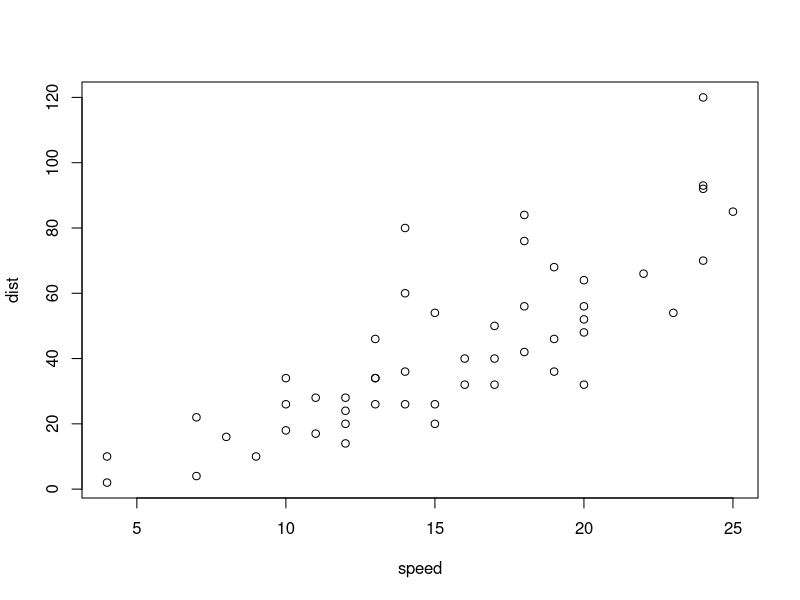
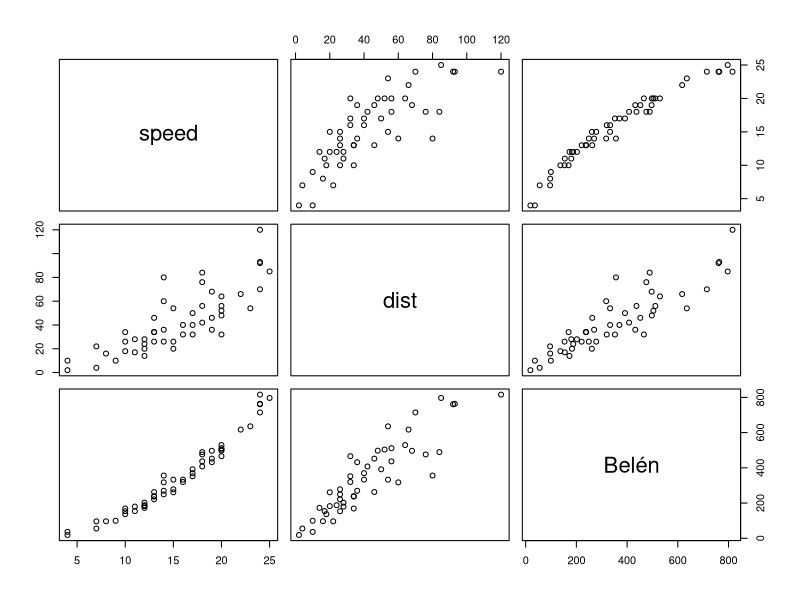
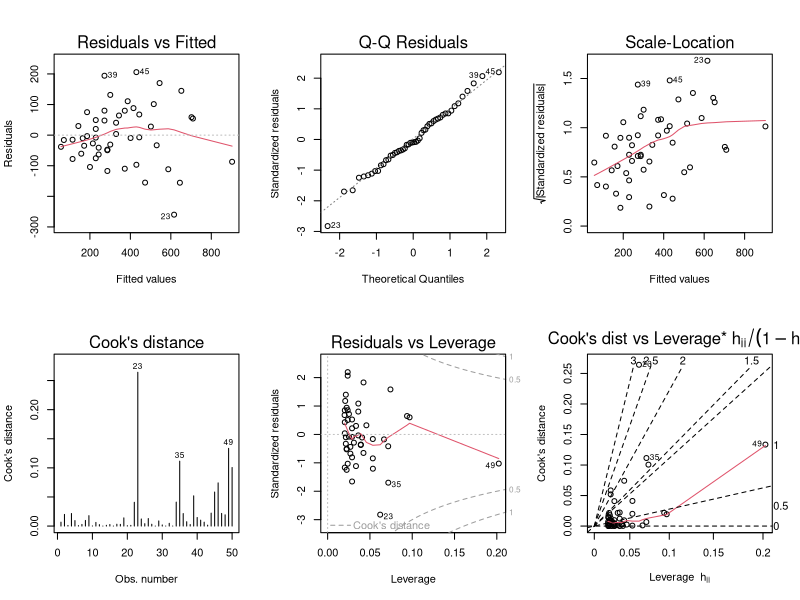
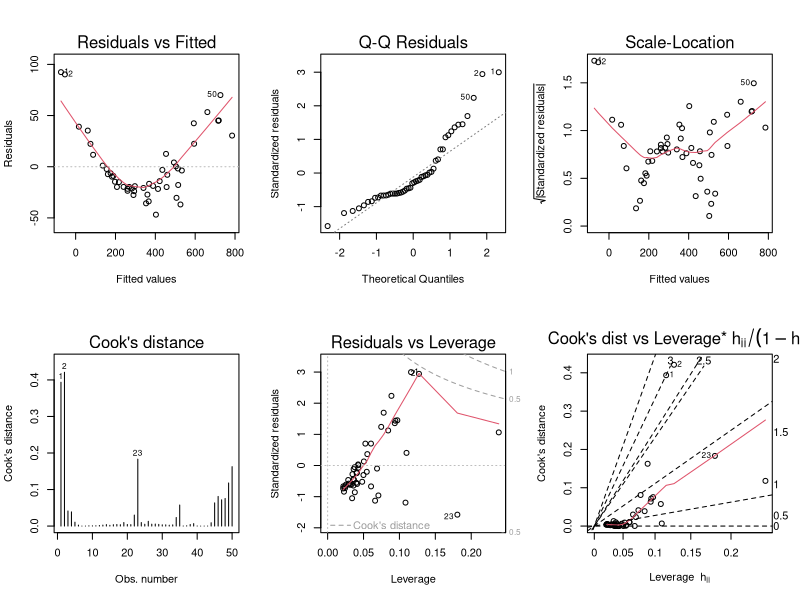
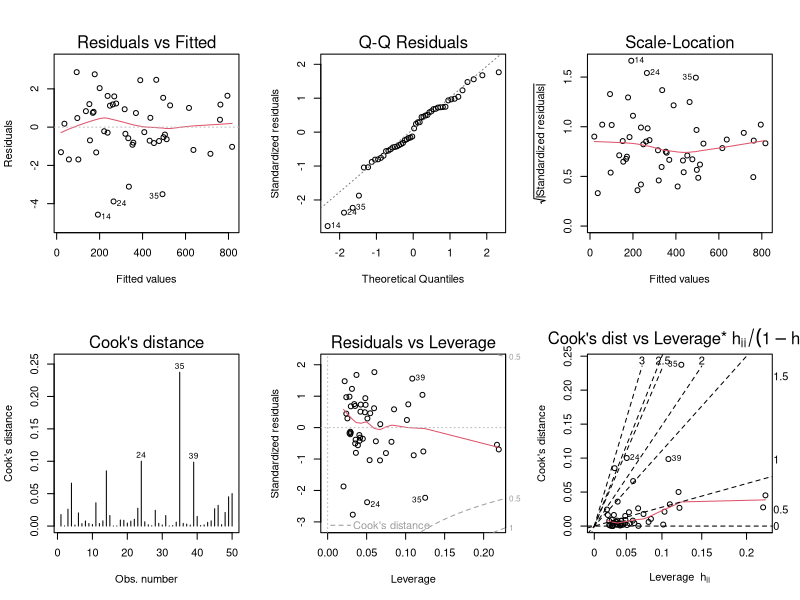
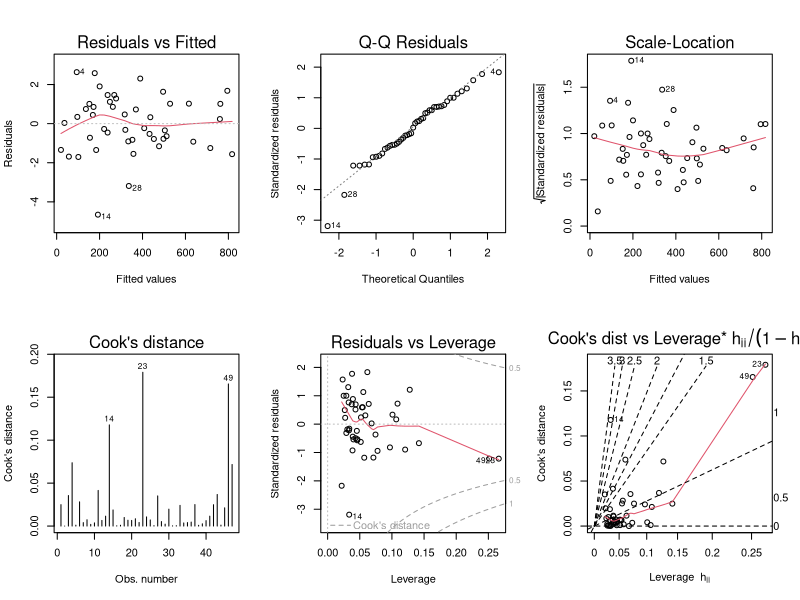

Write the R code that produced these figures, in order. (Note: this script raises an error after producing the figures.)
# Análisis de Datos depurados ---------
getwd()
#Ejemplo Modelo Regresion -----
cars = cars
plot(cars)

set.seed(1) #Fijar semilla para simulación
cars$`Belén` = 2*cars$dist + (cars$speed)^2 + rnorm(dim(cars)[1],sd=2)
cars
plot(cars)

#Regresion Simple ---------
modelo1 = lm(data=cars, `Belén` ~ dist)
summary(modelo1)

par(mfrow=c(2,3))
plot(modelo1,1:6)

#Regresion Multiple --------
modelo2 = lm(data=cars, `Belén` ~ dist + speed)
summary(modelo2)

par(mfrow=c(2,3))
plot(modelo2,1:6)

#Regresion Multiple (no lineal en la forma funcional)----
modelo3 = lm(data=cars, `Belén` ~ dist + I(speed^2))
summary(modelo3)

par(mfrow=c(2,3))
plot(modelo3,1:6)

#Quitar valores atipicos o puntos palanca -------
cars_limpio = cars[-c(24,35,39),]
cars_limpio

modelo4 = lm(data = cars_limpio, `Belén` ~ dist + I(speed^2))
summary(modelo4)
anova(modelo4)
par(mfrow=c(2,3))
plot(modelo4,1:6)

save(cars,cars_limpio,modelo1,modelo2,modelo3,modelo4,
     file="Analisis/Modelos.RData")






